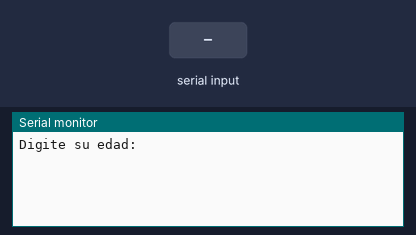
Simulated run of this program. Board: Arduino Uno, built with avr-gcc and run on an emulated ATmega328P. Shown: the last lines printed to the serial monitor. The inputs (shaded band) are chosen by the test bench.

Above: at 0.9 s.
1.0 s: "90,45\n" received over Serial
At 3.2 s:
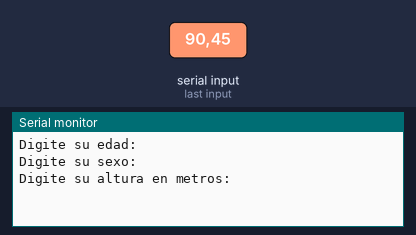
3.5 s: "30,150\n" received over Serial
At 4.0 s:
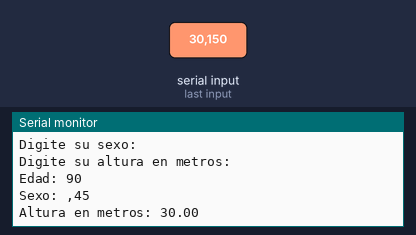

Measured:
- after the input at 1.0 s, the serial monitor: prints a new line at once (image 1)
- after the input at 3.5 s, the serial monitor: prints a new line at once (image 2)

The program:

main.cpp
```cpp
 #include <Arduino.h>

int edad;
String sexo;
float altura;

void setup() {
  Serial.begin(9600);

  Serial.println("Digite su edad: ");
  while(!Serial.available()) { }
  edad = Serial.parseInt();

  Serial.println("Digite su sexo: ");
  while(!Serial.available()) { }
  sexo = Serial.readString();

  Serial.println("Digite su altura en metros: ");
  while(!Serial.available()) { }
  altura = Serial.parseFloat();

  Serial.print("Edad: ");
  Serial.println(edad);
  Serial.print("Sexo: ");
  Serial.println(sexo);
  Serial.print("Altura en metros: ");
  Serial.println(altura);
}

void loop() {
  // Este código captura la edad, el sexo y la altura del usuario a
  //través de la comunicación serie y luego muestra estos valores en el monitor
}
```
